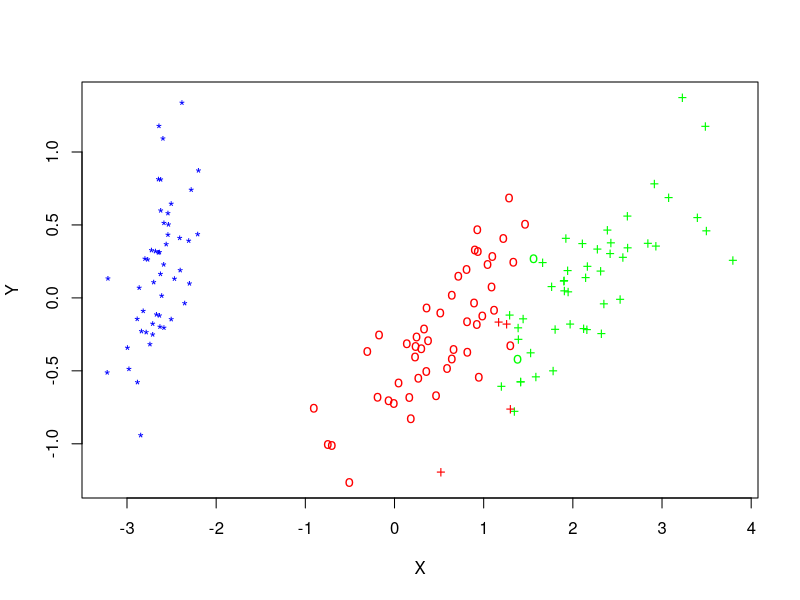
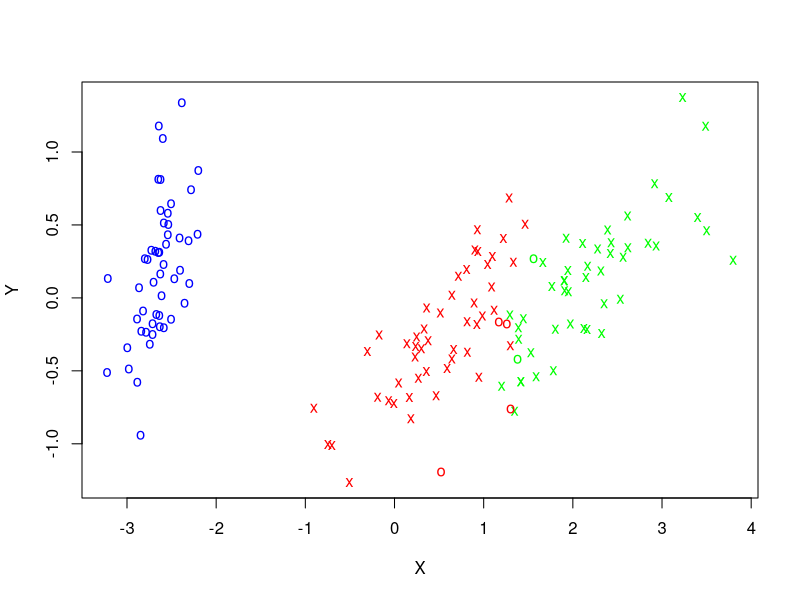

Reproduce these figures in R, in order.
data("iris")
iris.dist <- dist(iris[, -5])
iris.mds <- cmdscale(iris.dist)
# iris$Species is the 5th column
c.chars <- c("*", "o", "+")[as.integer(iris$Species)]

# KMEANSRESULT is the variable you used in your kmeans lab assignment for the return variable.
KMEANSRESULT <- kmeans(iris[,3:4],3,nstart = 20)
a.cols <- rainbow(3)[KMEANSRESULT$cluster]

plot(iris.mds, col = a.cols, pch = c.chars, xlab = "X", ylab = "Y")
#plot of chunk unnamed-chunk-5

corr <- KMEANSRESULT$cluster == 4 - as.integer(iris$Species)
correct <- c("o", "x")[2 - corr]

plot(iris.mds, col = a.cols, pch = correct, xlab = "X", ylab = "Y")
